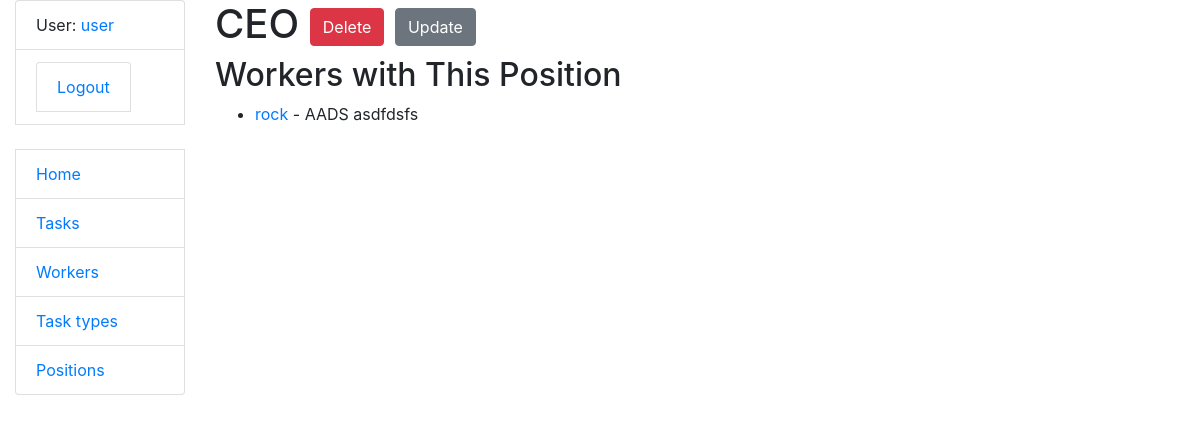
/positions/4/ (signed in), run on the app's committed database.
### task_manager/models.py (models this page shows, shortened)
class Position(models.Model):
    name = models.CharField(max_length=255)

class Worker(AbstractUser):
    position = models.ManyToManyField(Position)
    groups = models.ManyToManyField(
        Group,
        related_name="worker_set",  # Custom related_name for groups
        blank=True
    )
    user_permissions = models.ManyToManyField(
        Permission,
        related_name="worker_user_set",  # Custom related_name for user_permissions
        blank=True
    )
    class Meta:
        verbose_name = "worker"
        verbose_name_plural = "workers"

### task_manager/views.py (the view)
# urls.py: path("positions/<int:pk>/", PositionDetailView.as_view(), name="position-detail"),
class PositionDetailView(LoginRequiredMixin, generic.DetailView):
    model = Position
    template_name = "task_manager/position_detail.html"
    context_object_name = "position"

### task_manager/context_processors.py (called while the page is built)
def cfg_assets_root(request):
    return { 'ASSETS_ROOT' : settings.ASSETS_ROOT }

### templates/task_manager/position_detail.html
{% extends "base2.html" %}
{% load crispy_forms_filters %}
{% block content %}
  <h1>
    {{ position.name }}
    <a href="{% url 'task_manager:position-delete' pk=position.id %}" class="btn btn-danger link-to-page">
      Delete
    </a>
    <a href="{% url 'task_manager:position-update' pk=position.id %}" class="btn btn-secondary link-to-page">
      Update
    </a>
  </h1>
<h2>Workers with This Position</h2>
  {% if position.worker_set.all %}
  <ul>
    {% for worker in position.worker_set.all %}
      <li>
        <a href="{% url 'task_manager:worker-detail' pk=worker.id %}">
          {{ worker.username }}
        </a> - {{ worker.first_name }} {{ worker.last_name }}
      </li>
    {% endfor %}
  </ul>
{% else %}
  <p>No workers are assigned to this position.</p>
{% endif %}
{% endblock %}

### templates/includes/sidebar2.html (shortened to what this page needs)
<ul class="sidebar-nav list-group">
  {% if user.is_authenticated %}
    <li class="list-group-item">User: <a href="{{ user.get_absolute_url }}">{{ user.get_username }}</a></li>
    <li class="list-group-item">
      <form method="post" action="{% url 'logout' %}">
        <button type="submit" class="btn btn-link list-group-item">Logout</button>
      </form>
    </li>
  {% else %}
    <li class="list-group-item"><a href="{% url 'login'%}?next={{request.path}}">Login</a></li>
  {% endif %}
  <br>
  <li class="list-group-item"><a href="{% url 'task_manager:index' %}">Home</a></li>
  <li class="list-group-item"><a href="{% url 'task_manager:task-list' %}">Tasks</a></li>
  <li class="list-group-item"><a href="{% url 'task_manager:worker-list' %}">Workers</a></li>
  <li class="list-group-item"><a href="{% url 'task_manager:task-type-list' %}">Task types</a></li>
  <li class="list-group-item"><a href="{% url 'task_manager:position-list' %}">Positions</a></li>
</ul>

### data on the page
Position: name "CEO"
Worker: username "rock", first_name "AADS", last_name "asdfdsfs"

### other printed values
{{ user.get_username }} "user"
